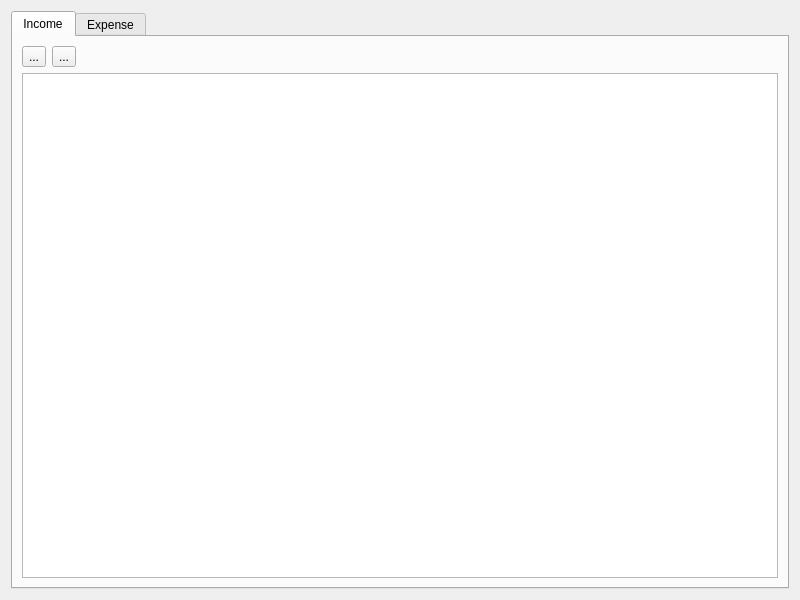
<?xml version="1.0" encoding="UTF-8"?>
<ui version="4.0">
 <class>CategoryPeriodicReport</class>
 <widget class="QWidget" name="CategoryPeriodicReport">
  <property name="windowModality">
   <enum>Qt::WindowModal</enum>
  </property>
  <property name="geometry">
   <rect>
    <x>0</x>
    <y>0</y>
    <width>800</width>
    <height>600</height>
   </rect>
  </property>
  <property name="windowTitle">
   <string>Category Report</string>
  </property>
  <property name="locale">
   <locale language="English" country="UnitedKingdom"/>
  </property>
  <layout class="QHBoxLayout" name="horizontalLayout" stretch="1">
   <item>
    <widget class="QTabWidget" name="tabWidget">
     <property name="currentIndex">
      <number>0</number>
     </property>
     <widget class="QWidget" name="incomeTab">
      <attribute name="title">
       <string>Income</string>
      </attribute>
      <layout class="QHBoxLayout" name="incomeTabHorizontalLayout">
       <item>
        <layout class="QVBoxLayout" name="incomeTabVerticalLayout">
         <item>
          <layout class="QHBoxLayout" name="incomeTabControlsHorizontalLayout">
           <item>
            <widget class="QToolButton" name="incomeExpandAllToolButton">
             <property name="text">
              <string>...</string>
             </property>
            </widget>
           </item>
           <item>
            <widget class="QToolButton" name="incomeCollapseAllToolButton">
             <property name="text">
              <string>...</string>
             </property>
            </widget>
           </item>
           <item>
            <spacer name="incomeHorizontalSpacer">
             <property name="orientation">
              <enum>Qt::Horizontal</enum>
             </property>
             <property name="sizeHint" stdset="0">
              <size>
               <width>40</width>
               <height>20</height>
              </size>
             </property>
            </spacer>
           </item>
          </layout>
         </item>
         <item>
          <widget class="QTreeView" name="incomeTreeView">
           <property name="sortingEnabled">
            <bool>true</bool>
           </property>
           <attribute name="headerShowSortIndicator" stdset="0">
            <bool>true</bool>
           </attribute>
           <attribute name="headerStretchLastSection">
            <bool>false</bool>
           </attribute>
          </widget>
         </item>
        </layout>
       </item>
      </layout>
     </widget>
     <widget class="QWidget" name="expenseTab">
      <attribute name="title">
       <string>Expense</string>
      </attribute>
      <layout class="QHBoxLayout" name="expenseTabHorizontalLayout">
       <item>
        <layout class="QVBoxLayout" name="expenseTabVerticalLayout">
         <item>
          <layout class="QHBoxLayout" name="expenseTabControlsHorizontalLayout">
           <item>
            <widget class="QToolButton" name="expenseExpandAllToolButton">
             <property name="text">
              <string>...</string>
             </property>
            </widget>
           </item>
           <item>
            <widget class="QToolButton" name="expenseCollapseAllToolButton">
             <property name="text">
              <string>...</string>
             </property>
            </widget>
           </item>
           <item>
            <spacer name="expenseHorizontalSpacer">
             <property name="orientation">
              <enum>Qt::Horizontal</enum>
             </property>
             <property name="sizeHint" stdset="0">
              <size>
               <width>40</width>
               <height>20</height>
              </size>
             </property>
            </spacer>
           </item>
          </layout>
         </item>
         <item>
          <widget class="QTreeView" name="expenseTreeView">
           <property name="sortingEnabled">
            <bool>true</bool>
           </property>
           <attribute name="headerShowSortIndicator" stdset="0">
            <bool>true</bool>
           </attribute>
           <attribute name="headerStretchLastSection">
            <bool>false</bool>
           </attribute>
          </widget>
         </item>
        </layout>
       </item>
      </layout>
     </widget>
    </widget>
   </item>
  </layout>
  <action name="actionExpand_All_Income">
   <property name="text">
    <string>Expand All</string>
   </property>
  </action>
  <action name="actionExpand_All_Expense">
   <property name="text">
    <string>Expand All</string>
   </property>
  </action>
  <action name="actionCollapse_All_Income">
   <property name="text">
    <string>Collapse All</string>
   </property>
  </action>
  <action name="actionCollapse_All_Expense">
   <property name="text">
    <string>Collapse All</string>
   </property>
  </action>
 </widget>
 <resources/>
 <connections/>
</ui>
